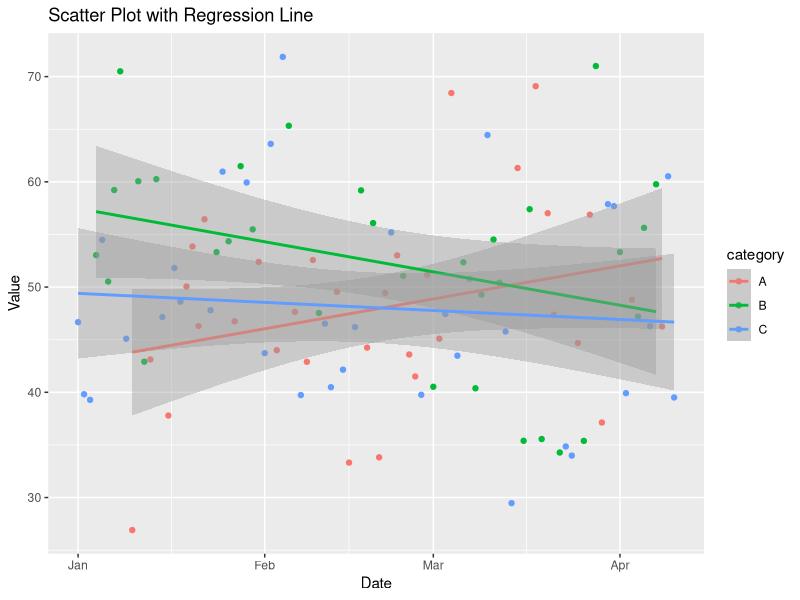
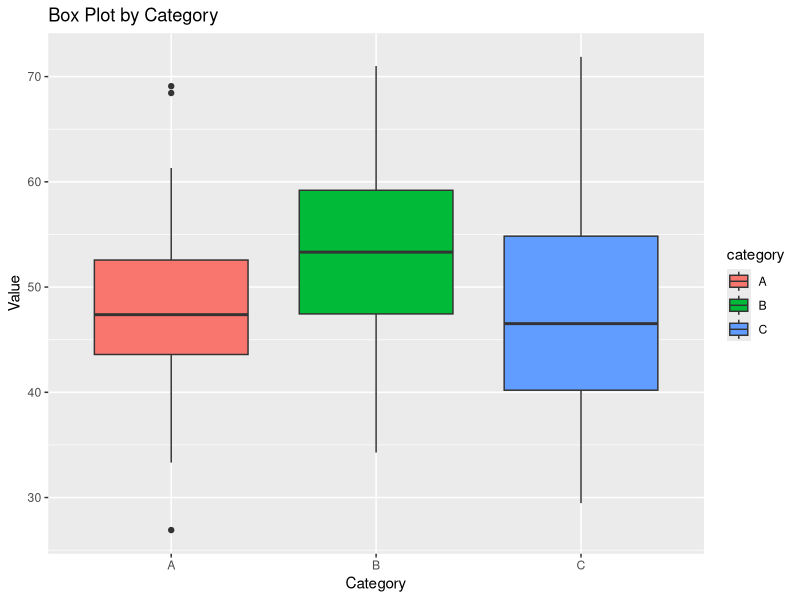

Here is the R script that generated these plots, in order:
# Intermediate R Programming

# This script provides intermediate level R programming examples.

# Importing necessary libraries
library(ggplot2)
library(dplyr)
library(tidyr)
library(lubridate)

# Creating a Complex Data Frame
# Let's start by creating a more complex data frame in R.

# Creating data
set.seed(123)
df <- data.frame(
  id = 1:100,
  date = seq.Date(from = as.Date("2025-01-01"), by = "day", length.out = 100),
  category = sample(c("A", "B", "C"), 100, replace = TRUE),
  value = rnorm(100, mean = 50, sd = 10)
)

# Displaying the first few rows of the data frame
head(df)

# Data Manipulation with dplyr
# Filtering, summarizing, and grouping the data.

# Filtering data for category A
df_A <- df %>% filter(category == "A")

# Summarizing data to get the mean value by category
summary_df <- df %>% group_by(category) %>% summarize(mean_value = mean(value))

# Displaying the summary data frame
print(summary_df)

# Data Transformation with tidyr
# Transforming the data from wide format to long format.

# Creating a wide format data frame
wide_df <- df %>% spread(key = category, value = value)

# Transforming the wide format data frame to long format
long_df <- wide_df %>% gather(key = "category", value = "value", -id, -date)

# Displaying the first few rows of the long format data frame
head(long_df)

# Date and Time Manipulation with lubridate
# Extracting and manipulating date and time components.

# Extracting the month from the date
df$month <- month(df$date)

# Extracting the week number from the date
df$week <- week(df$date)

# Displaying the first few rows of the data frame with new date components
head(df)

# Creating Advanced Plots with ggplot2
# Creating advanced visualizations using ggplot2.

# Creating a scatter plot with regression line
ggplot(df, aes(x = date, y = value, color = category)) +
  geom_point() +
  geom_smooth(method = "lm") +
  ggtitle("Scatter Plot with Regression Line") +
  xlab("Date") +
  ylab("Value")

# Creating a box plot
ggplot(df, aes(x = category, y = value, fill = category)) +
  geom_boxplot() +
  ggtitle("Box Plot by Category") +
  xlab("Category") +
  ylab("Value")
